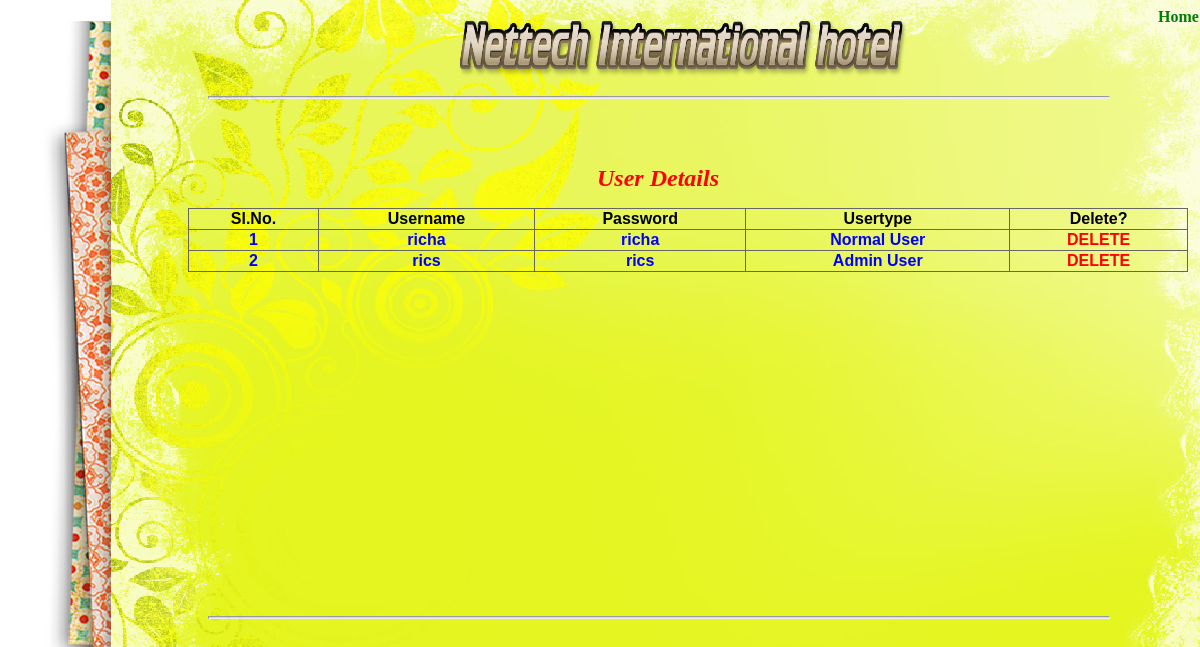
The app's page /viewuser.php (signed in) with its own data.
### tables this page shows
CREATE TABLE IF NOT EXISTS `userentry` (
  `username` varchar(20) NOT NULL,
  `password` varchar(20) DEFAULT NULL,
  `usertype` int(2) DEFAULT NULL,
  PRIMARY KEY (`username`)
);

### viewuser.php (the view, shortened to what this page needs)
<html>
<head>
<link rel="stylesheet" type="text/css" href="main1.css" />
</head>
 <body>
 <p>
 <img src="images/logo.png" class="logo">
 <hr class="b">
</p>
<table align='center' class='menu'>
		<tr align='center'><td class="head"><br><br>User Details</font><br><br></td></tr>
</table>
<body>
<?php
require("con1.php");
if(isset($_SESSION['un']) && ($_SESSION['ut']))
{
$t=$_SESSION['ut'];
if($t=='1')
{
echo '<form name="frm" method="post">
<table border="1" class="view">
<tr>
<th>Sl.No.</th>
<th>Username</th>
<th>Password</th>
<th>Usertype</th>
<th>Delete?</th>
</tr>';
$q="select * from userentry";
$result=mysqli_query($con,$q);
$count=1;
while($row=mysqli_fetch_array($result))
{
if($row['usertype']==1)
{
$u="Admin User";
}
else if($row['usertype']==2)
{
$u="Normal User";
}
echo '
<tr>
<td>'.$count++.'</td>
<td>'.$row['username'].'</td>
<td>'.$row['password'].'</td>
<td>'.$u.'</td>
<td><a href="action1.php?action=delete&user='.$row['username'].'" style="text-decoration:none"><font color="Red">DELETE</font></a></td>
</tr></form>';
}
echo '</table>
<br>
<a href="home.php" class="link">Home</a>';
}
}
?>
<hr class="line">
</body>
</html>

### main1.css (style rules this page uses)
body { background-image:url(images/f5.png); font-family: Verdana; text: black; position:absolute; top:0; }
img.logo { width:450; height:60; position:absolute; top:10; left:450; }
hr.b { width:900; height:1; color:#000; position:absolute; top:80; left:200; }
hr.line { width:900; height:1; color:#000; position:absolute; top:600; left:200; }
table.menu { border-color: transparent; border:none; width:900px; align:left; border-collapse:separate; text-align:center; color:red; position:absolute; top:100px; left:200px; font-size:24px; font-weight:bold; font-style:oblique; }
a.link { color:green; text-decoration:none; position:absolute; top:0; left:1150; font-weight:700; }
table.view { border:none; width:1000px; text-height:text-size; text-align:center; color:#000; position:absolute; font-family:Verdana, Geneva, sans-serif; font-weight:bold; top:200; left:180; border-collapse:collapse; border-color:#666666; }
th { color:#000000; }
td { color:#0000FF; }
td.head { color:#F00; }

### records on screen
userentry: username "richa", password "richa", usertype "Normal User"
userentry: username "rics", password "rics", usertype "Admin User"
